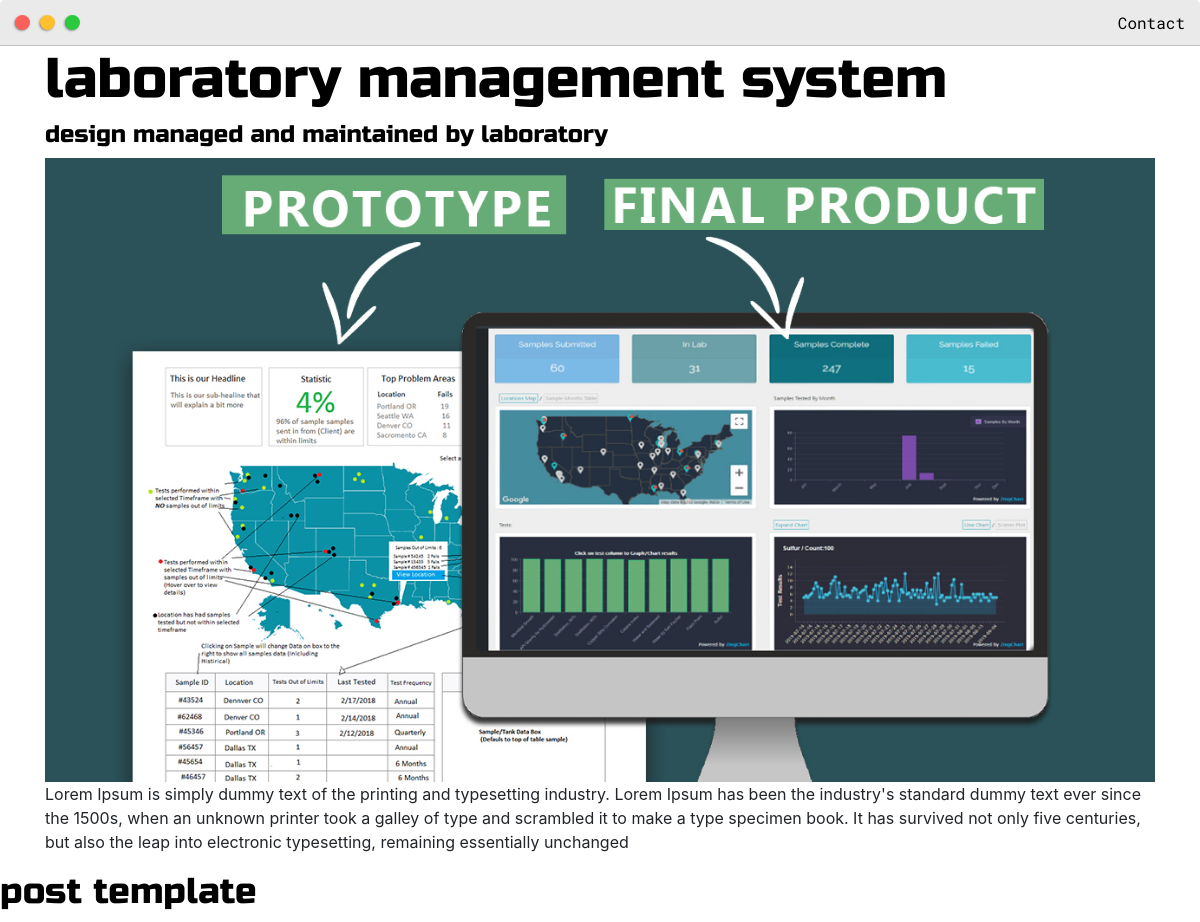
Page /post/laboratory-management-system on the committed database.
### base/models.py (models this page shows, shortened)
class Post(models.Model):
    headline = models.CharField(max_length=200)
    subheading = models.CharField(max_length=200, null=True,blank=True)
    thumbnail = models.ImageField(null=True, blank=True, upload_to="images", default = "placeholder.png")
    body = RichTextUploadingField(blank=True, null=True)
    created = models.DateTimeField(auto_now_add=True)
    active = models.BooleanField(default=False)
    featured = models.BooleanField(default=False)
    slug = models.SlugField(null=True, blank=True)
    tags = models.ManyToManyField(Tag, null=True)

### base/views.py (the view)
# urls.py: path('post/<slug:slug>',views.post, name='post'),
def post(request, slug):
    post = Post.objects.get(slug = slug)
    context = {'post':post}
    return render(request,'base/post.html', context)

### base/templates/base/post.html (shortened to what this page needs)
{% extends 'base/main.html' %}
{% load static %}
{% block content %}
<div class="container">
    <h1>{{post.headline}}</h1>
    <h4>{{post.subheading}}</h4>
    <img src="{{post.thumbnail.url}}"
    <p>{{post.body|safe}}</p>
</div>
<h2>post template</h2>
{% endblock content %}

### dennisivy/static/css/default.css (style rules this page uses)
:root { --mainColor:#eaeaea; --secondaryColor:#fff; --borderColor:#c1c1c1; --mainText:black; --secondaryText:#4b5156; --themeDotBorder:#24292e; --previewBg:rgb(251, 249, 243, 0.8); --previewShadow:#f0ead6; --buttonColor:black; }
html, body { padding: 0; margin: 0; scroll-behavior: smooth; }
body * { transition: 0.3s; }
h1, h2, h3, h4, h5, h6, strong { color: var(--mainText); font-family: 'Russo One', sans-serif; font-weight: 500; }
h1 { font-size: 56px; }
h2 { font-size: 36px; }
h4 { font-size: 24px; }

### base/templates/base/post.html (style rules this page uses)
img { max-width: 100%; object-fit: cover; }

### rows in the picture
Post: headline "laboratory management system", subheading "design managed and maintained by laboratory", thumbnail (picture), body "Lorem Ipsum is simply dummy text of the printing and typesetting industry. Lorem Ipsum has been the industry's standard dummy text ever since the 1500s, when an unknown printer took a galley of type and scrambled it to make a type specimen book. It has survived not only five centuries, but also the leap into electronic typesetting, remaining essentially unchanged"
